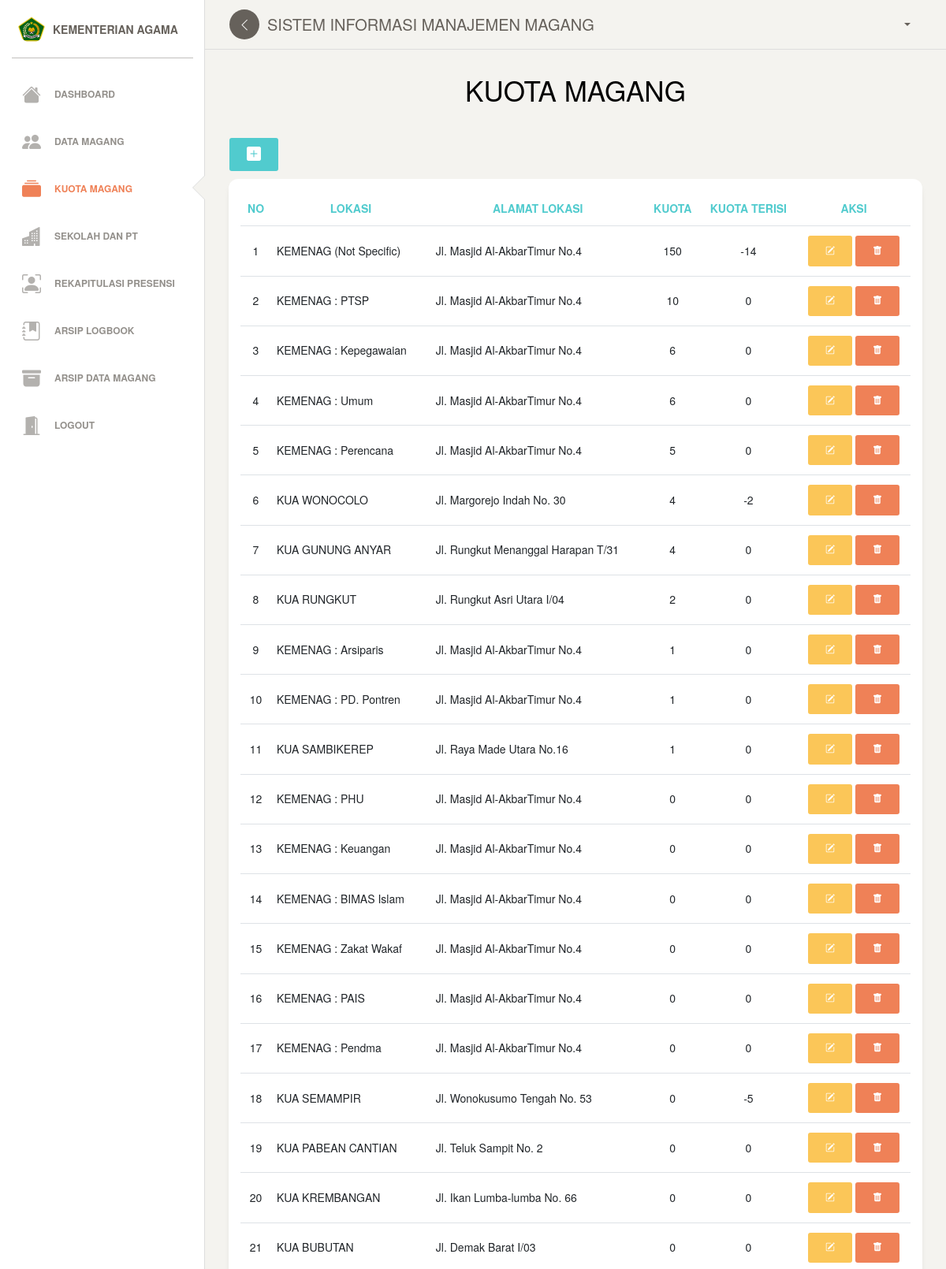
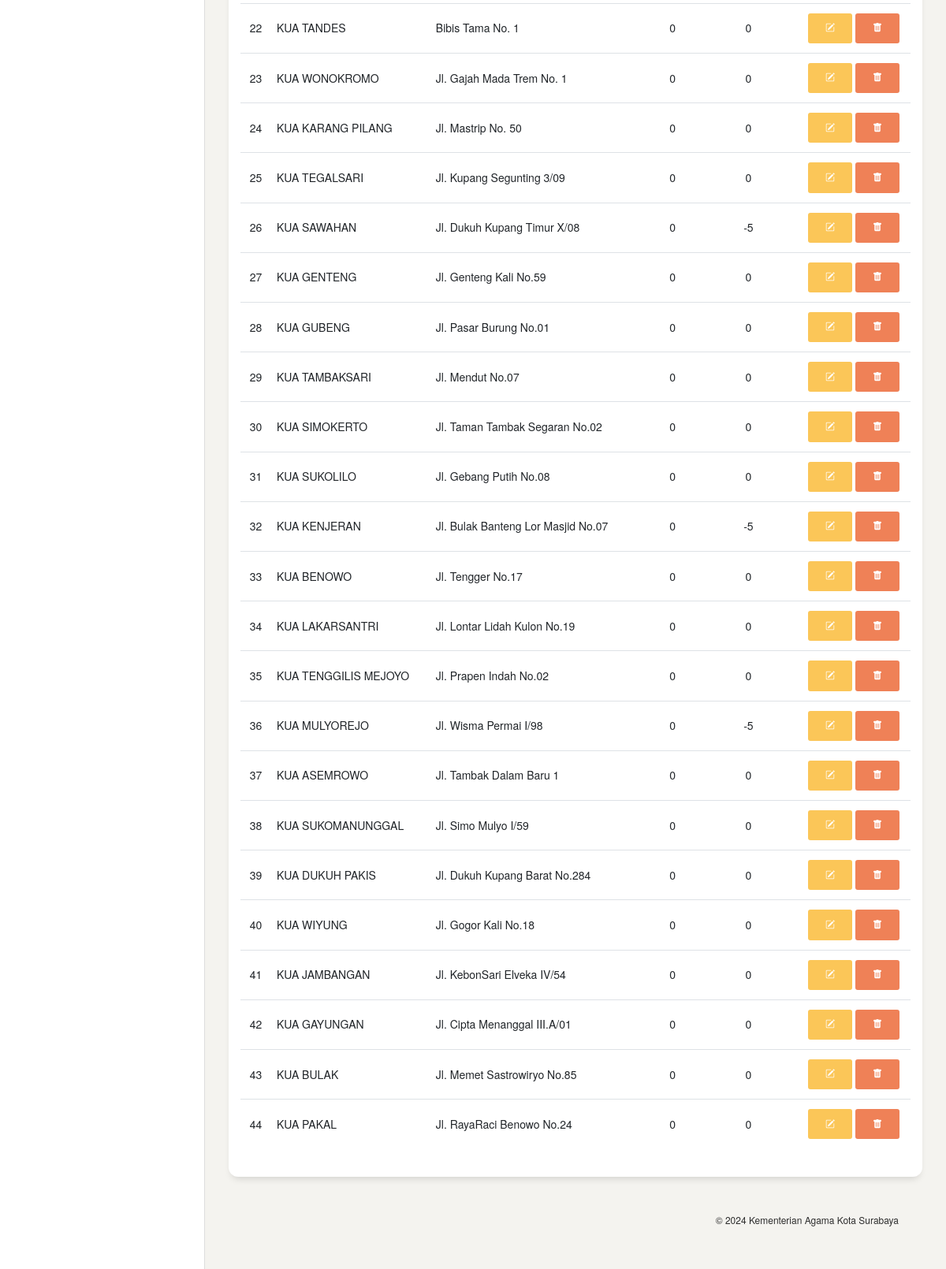
Screenshot of /admin/KuotaMagang.php (signed in) with the database file from the repository (2 pictures, top to bottom).
### tables this page shows
CREATE TABLE `tb_lokasi_penempatan` (
  `ID_LOKASI` int(11) NOT NULL AUTO_INCREMENT,
  `NAMA_LOKASI` varchar(250) NOT NULL,
  `ALAMAT_LOKASI` varchar(350) NOT NULL,
  `KUOTA` int(11) NOT NULL,
  `KUOTA_TERISI` int(11) NOT NULL,
  PRIMARY KEY (`ID_LOKASI`)
);

### admin/KuotaMagang.php (the view, shortened to what this page needs)
<?php
    include  '../koneksi.php';
?>
<!DOCTYPE html>
<html lang="en">
    <head>
        <link href="https://maxcdn.bootstrapcdn.com/font-awesome/latest/css/font-awesome.min.css" rel="stylesheet">
        <link rel="stylesheet" href="https://cdn.jsdelivr.net/npm/bootstrap-icons@1.10.2/font/bootstrap-icons.css">
        <link href="../assets/css/bootstrap.min.css" rel="stylesheet" />
        <link href="../assets/css/paper-dashboard.min.css?v=2.1.1" rel="stylesheet" />
        <link href="../assets/demo/demo.css" rel="stylesheet" />
    </head>
    <body class="">
        <div class="wrapper ">
            <div class="sidebar" data-color="white" data-active-color="danger">
                <div class="sidebar-wrapper">
                    <div class="user">
                        <div class="photo">
                            <img src="../assets/img/LOGO KEMENAG.png" alt="Logo">
                        </div>
                        <div class="info" style="font-weight: bold;">
                        <a class="simple-text logo-normal">
                            <span>
                                KEMENTERIAN AGAMA
                            </span>
                        </a>
                        </div>
                    </div>
                    <ul class="nav">
                        <li>
                        <a href="./Dashboard.php">
                            <i class="bi bi-house-fill"></i>
                            <p>Dashboard</p>
                        </a>
                        </li>
                        <li>
                        <a href="./DataMagang.php">
                            <i class="bi bi-people-fill"></i>
                            <p>Data Magang</p>
                        </a>
                        </li>
                        <li class="active">
                            <a href="./KuotaMagang.php">
                                <i class="bi bi-collection-fill"></i>
                                <p>Kuota Magang</p>
                            </a>
                        </li>
                        <li>
                            <a href="./DaftarSekolahPT.php">
                                <i class="bi bi-buildings-fill"></i>
                                <p>Sekolah dan PT</p>
                            </a>
                        </li>
                        <li>
                            <a href="./ArsipPresensi.php">
                                <i class="bi bi-person-bounding-box"></i>
                                <p>Rekapitulasi Presensi</p>
                            </a>
                        </li>
                        <li>
                            <a href="./ArsipLogbook.php">
                                <i class="bi bi-journal-bookmark-fill"></i>
                                <p>Arsip Logbook</p>
                            </a>
                        </li>
                        <li >
                            <a href="./Arsip.php">
                                <i class="bi bi-archive-fill"></i>
                                <p>Arsip Data Magang</p>
                            </a>
                        </li>
                        <li class="nav-item-door">
                            <a href="../index.php">
                                <i class="bi bi-door-open-fill"></i>
                                <p>Logout</p>
                            </a>
                        </li>
                    </ul>
                </div>
            </div>
            <div class="main-panel" style="height: 100%; overflow-y: auto;">
                <nav class="navbar navbar-expand-lg navbar-absolute fixed-top navbar-transparent">
                    <div class="container-fluid">
                        <div class="navbar-wrapper">
                            <div class="navbar-minimize">
                                <button id="minimizeSidebar" class="btn btn-icon btn-round">
                                    <i class="nc-icon nc-minimal-left text-center visible-on-sidebar-regular"></i>
                                </button>
                            </div>
                            <a class="navbar-brand" href="javascript:;">SISTEM INFORMASI MANAJEMEN MAGANG</a>
                        </div>
                        <div class="collapse navbar-collapse justify-content-end" id="navigation">
                            <ul class="navbar-nav">
                                <li class="nav-item btn-rotate dropdown">
                                    <a class="nav-link dropdown-toggle" id="navbarDropdownMenuLink" data-toggle="dropdown" aria-haspopup="true" aria-expanded="false">
                                    </a>
                                </li>
                            </ul>
                        </div>
                    </div>
                </nav>
                <div class="content">
                    <h2 style="text-align: center;">
                        <a href="./KuotaMagang.php" style="text-decoration: none; color: black;">KUOTA MAGANG</a>
                    </h2>
                    <div class="row">
                        <div class="col-md-12">
                            <button type="button" class="btn btn-primary" data-bs-toggle="modal" data-bs-target="#createLocation">
                                <i class="bi bi-plus-square-fill" style="text-decoration: none; color: inherit; font-size:large"></i>
                            </button>
                        </div>
                    </div>
                    <div class="row">
                        <div class="col-md-12">
                            <div class="card">
                                <div class="card-body">
                                    <div class="table-responsive">
                                        <table class="table">
                                            <thead class=" text-primary">
                                                <th class="text-center">No</th>
                                                <th class="text-center">Lokasi</th>
                                                <th class="text-center">Alamat Lokasi</th>
                                                <th class="text-center">Kuota</th>
                                                <th class="text-center">Kuota Terisi</th>
                                                <th class="text-center">Aksi</th>
                                            </thead>
                                            <tbody>
                                                <tr>
                                                    <?php
                                                    $view = $dbh->query("SELECT * FROM `tb_lokasi_penempatan` ORDER BY `KUOTA` DESC;");
                                                    if($view->rowCount()>0){
                                                        $no=1;
                                                        while($data = $view->fetch()){
                                                    ?>
                                                            <tr>
                                                                <td class="text-center"><?php echo $no++; ?></td>
                                                                <td class="text-left"><?php echo $data['NAMA_LOKASI'];?></td>
                                                                <td class="text-left"><?php echo $data['ALAMAT_LOKASI'];?></td>
                                                                <td class="text-center"><?php echo $data['KUOTA'];?></td>
                                                                <td class="text-center"><?php echo $data['KUOTA_TERISI'];?></td>
                                                                <td class="text-center">
                                                                    <button type="button" class="btn btn-warning"
                                                                        data-id="<?php echo $data['ID_LOKASI']; ?>"
                                                                        data-nama="<?php echo $data['NAMA_LOKASI']; ?>"
                                                                        data-alamat="<?php echo $data['ALAMAT_LOKASI']; ?>"
                                                                        kuota="<?php echo $data['KUOTA']; ?>"
                                                                        onclick="displayEdit(this)">
                                                                        <i class="bi bi-pencil-square" style="text-decoration: none; color: inherit;"></i>
                                                                    </button>
                                                                    <a href='?lokasi_id=<?php echo $data["ID_LOKASI"]; ?>' class="btn btn-danger" onclick="return confirm('Apakah Anda yakin ingin menghapus data?')">
                                                                        <i class="bi bi-trash-fill"></i>
                                                                    </a>
                                                            </tr>
                                                    <?php
                                                        }
                                                    }
                                                    ?>
                                                </tr>
                                            </tbody>
                                        </table>
                                    </div>
                                </div>
                            </div>
                        </div>
                    </div>
                    <footer class="footer" style="position: relative; bottom: 0;">
                        <div class="container-fluid">
                            <div class="row">
                                <div class="credits ml-auto">
                                    <span class="copyright">
                                        ©
                                        Kementerian Agama Kota Surabaya
                                    </span>
                                </div>
                            </div>
                        </div>
                    </footer>
                </div>
            </div>
        </div>
    </body>
</html>

### rows the page displays
tb_lokasi_penempatan: NAMA_LOKASI "KEMENAG (Not Specific)", ALAMAT_LOKASI "Jl. Masjid Al-AkbarTimur No.4", KUOTA "150", KUOTA_TERISI "-14"
tb_lokasi_penempatan: NAMA_LOKASI "KEMENAG : PTSP", ALAMAT_LOKASI "Jl. Masjid Al-AkbarTimur No.4", KUOTA "10", KUOTA_TERISI "0"
tb_lokasi_penempatan: NAMA_LOKASI "KEMENAG : Kepegawaian", ALAMAT_LOKASI "Jl. Masjid Al-AkbarTimur No.4", KUOTA "6", KUOTA_TERISI "0"
tb_lokasi_penempatan: NAMA_LOKASI "KEMENAG : Umum", ALAMAT_LOKASI "Jl. Masjid Al-AkbarTimur No.4", KUOTA "6", KUOTA_TERISI "0"
tb_lokasi_penempatan: NAMA_LOKASI "KEMENAG : Perencana", ALAMAT_LOKASI "Jl. Masjid Al-AkbarTimur No.4", KUOTA "5", KUOTA_TERISI "0"
tb_lokasi_penempatan: NAMA_LOKASI "KUA WONOCOLO", ALAMAT_LOKASI "Jl. Margorejo Indah No. 30", KUOTA "4", KUOTA_TERISI "-2"
tb_lokasi_penempatan: NAMA_LOKASI "KUA GUNUNG ANYAR", ALAMAT_LOKASI "Jl. Rungkut Menanggal Harapan T/31", KUOTA "4", KUOTA_TERISI "0"
tb_lokasi_penempatan: NAMA_LOKASI "KUA RUNGKUT", ALAMAT_LOKASI "Jl. Rungkut Asri Utara I/04", KUOTA "2", KUOTA_TERISI "0"
tb_lokasi_penempatan: NAMA_LOKASI "KEMENAG : Arsiparis", ALAMAT_LOKASI "Jl. Masjid Al-AkbarTimur No.4", KUOTA "1", KUOTA_TERISI "0"
tb_lokasi_penempatan: NAMA_LOKASI "KEMENAG : PD. Pontren", ALAMAT_LOKASI "Jl. Masjid Al-AkbarTimur No.4", KUOTA "1", KUOTA_TERISI "0"
tb_lokasi_penempatan: NAMA_LOKASI "KUA SAMBIKEREP", ALAMAT_LOKASI "Jl. Raya Made Utara No.16", KUOTA "1", KUOTA_TERISI "0"
tb_lokasi_penempatan: NAMA_LOKASI "KEMENAG : PHU", ALAMAT_LOKASI "Jl. Masjid Al-AkbarTimur No.4", KUOTA "0", KUOTA_TERISI "0"
tb_lokasi_penempatan: NAMA_LOKASI "KEMENAG : Keuangan", ALAMAT_LOKASI "Jl. Masjid Al-AkbarTimur No.4", KUOTA "0", KUOTA_TERISI "0"
tb_lokasi_penempatan: NAMA_LOKASI "KEMENAG : BIMAS Islam", ALAMAT_LOKASI "Jl. Masjid Al-AkbarTimur No.4", KUOTA "0", KUOTA_TERISI "0"
tb_lokasi_penempatan: NAMA_LOKASI "KEMENAG : Zakat Wakaf", ALAMAT_LOKASI "Jl. Masjid Al-AkbarTimur No.4", KUOTA "0", KUOTA_TERISI "0"
tb_lokasi_penempatan: NAMA_LOKASI "KEMENAG : PAIS", ALAMAT_LOKASI "Jl. Masjid Al-AkbarTimur No.4", KUOTA "0", KUOTA_TERISI "0"
tb_lokasi_penempatan: NAMA_LOKASI "KEMENAG : Pendma", ALAMAT_LOKASI "Jl. Masjid Al-AkbarTimur No.4", KUOTA "0", KUOTA_TERISI "0"
tb_lokasi_penempatan: NAMA_LOKASI "KUA SEMAMPIR", ALAMAT_LOKASI "Jl. Wonokusumo Tengah No. 53", KUOTA "0", KUOTA_TERISI "-5"
tb_lokasi_penempatan: NAMA_LOKASI "KUA PABEAN CANTIAN", ALAMAT_LOKASI "Jl. Teluk Sampit No. 2", KUOTA "0", KUOTA_TERISI "0"
tb_lokasi_penempatan: NAMA_LOKASI "KUA KREMBANGAN", ALAMAT_LOKASI "Jl. Ikan Lumba-lumba No. 66", KUOTA "0", KUOTA_TERISI "0"
tb_lokasi_penempatan: NAMA_LOKASI "KUA BUBUTAN", ALAMAT_LOKASI "Jl. Demak Barat I/03", KUOTA "0", KUOTA_TERISI "0"
tb_lokasi_penempatan: NAMA_LOKASI "KUA TANDES", ALAMAT_LOKASI "Bibis Tama No. 1", KUOTA "0", KUOTA_TERISI "0"
tb_lokasi_penempatan: NAMA_LOKASI "KUA WONOKROMO", ALAMAT_LOKASI "Jl. Gajah Mada Trem No. 1", KUOTA "0", KUOTA_TERISI "0"
tb_lokasi_penempatan: NAMA_LOKASI "KUA KARANG PILANG", ALAMAT_LOKASI "Jl. Mastrip No. 50", KUOTA "0", KUOTA_TERISI "0"
tb_lokasi_penempatan: NAMA_LOKASI "KUA TEGALSARI", ALAMAT_LOKASI "Jl. Kupang Segunting 3/09", KUOTA "0", KUOTA_TERISI "0"
tb_lokasi_penempatan: NAMA_LOKASI "KUA SAWAHAN", ALAMAT_LOKASI "Jl. Dukuh Kupang Timur X/08", KUOTA "0", KUOTA_TERISI "-5"
tb_lokasi_penempatan: NAMA_LOKASI "KUA GENTENG", ALAMAT_LOKASI "Jl. Genteng Kali No.59", KUOTA "0", KUOTA_TERISI "0"
tb_lokasi_penempatan: NAMA_LOKASI "KUA GUBENG", ALAMAT_LOKASI "Jl. Pasar Burung No.01", KUOTA "0", KUOTA_TERISI "0"
tb_lokasi_penempatan: NAMA_LOKASI "KUA TAMBAKSARI", ALAMAT_LOKASI "Jl. Mendut No.07", KUOTA "0", KUOTA_TERISI "0"
tb_lokasi_penempatan: NAMA_LOKASI "KUA SIMOKERTO", ALAMAT_LOKASI "Jl. Taman Tambak Segaran No.02", KUOTA "0", KUOTA_TERISI "0"
tb_lokasi_penempatan: NAMA_LOKASI "KUA SUKOLILO", ALAMAT_LOKASI "Jl. Gebang Putih No.08", KUOTA "0", KUOTA_TERISI "0"
tb_lokasi_penempatan: NAMA_LOKASI "KUA KENJERAN", ALAMAT_LOKASI "Jl. Bulak Banteng Lor Masjid No.07", KUOTA "0", KUOTA_TERISI "-5"
tb_lokasi_penempatan: NAMA_LOKASI "KUA BENOWO", ALAMAT_LOKASI "Jl. Tengger No.17", KUOTA "0", KUOTA_TERISI "0"
tb_lokasi_penempatan: NAMA_LOKASI "KUA LAKARSANTRI", ALAMAT_LOKASI "Jl. Lontar Lidah Kulon No.19", KUOTA "0", KUOTA_TERISI "0"
tb_lokasi_penempatan: NAMA_LOKASI "KUA TENGGILIS MEJOYO", ALAMAT_LOKASI "Jl. Prapen Indah No.02", KUOTA "0", KUOTA_TERISI "0"
tb_lokasi_penempatan: NAMA_LOKASI "KUA MULYOREJO", ALAMAT_LOKASI "Jl. Wisma Permai I/98", KUOTA "0", KUOTA_TERISI "-5"
tb_lokasi_penempatan: NAMA_LOKASI "KUA ASEMROWO", ALAMAT_LOKASI "Jl. Tambak Dalam Baru 1", KUOTA "0", KUOTA_TERISI "0"
tb_lokasi_penempatan: NAMA_LOKASI "KUA SUKOMANUNGGAL", ALAMAT_LOKASI "Jl. Simo Mulyo I/59", KUOTA "0", KUOTA_TERISI "0"
tb_lokasi_penempatan: NAMA_LOKASI "KUA DUKUH PAKIS", ALAMAT_LOKASI "Jl. Dukuh Kupang Barat No.284", KUOTA "0", KUOTA_TERISI "0"
tb_lokasi_penempatan: NAMA_LOKASI "KUA WIYUNG", ALAMAT_LOKASI "Jl. Gogor Kali No.18", KUOTA "0", KUOTA_TERISI "0"
tb_lokasi_penempatan: NAMA_LOKASI "KUA JAMBANGAN", ALAMAT_LOKASI "Jl. KebonSari Elveka IV/54", KUOTA "0", KUOTA_TERISI "0"
tb_lokasi_penempatan: NAMA_LOKASI "KUA GAYUNGAN", ALAMAT_LOKASI "Jl. Cipta Menanggal III.A/01", KUOTA "0", KUOTA_TERISI "0"
tb_lokasi_penempatan: NAMA_LOKASI "KUA BULAK", ALAMAT_LOKASI "Jl. Memet Sastrowiryo No.85", KUOTA "0", KUOTA_TERISI "0"
tb_lokasi_penempatan: NAMA_LOKASI "KUA PAKAL", ALAMAT_LOKASI "Jl. RayaRaci Benowo No.24", KUOTA "0", KUOTA_TERISI "0"
